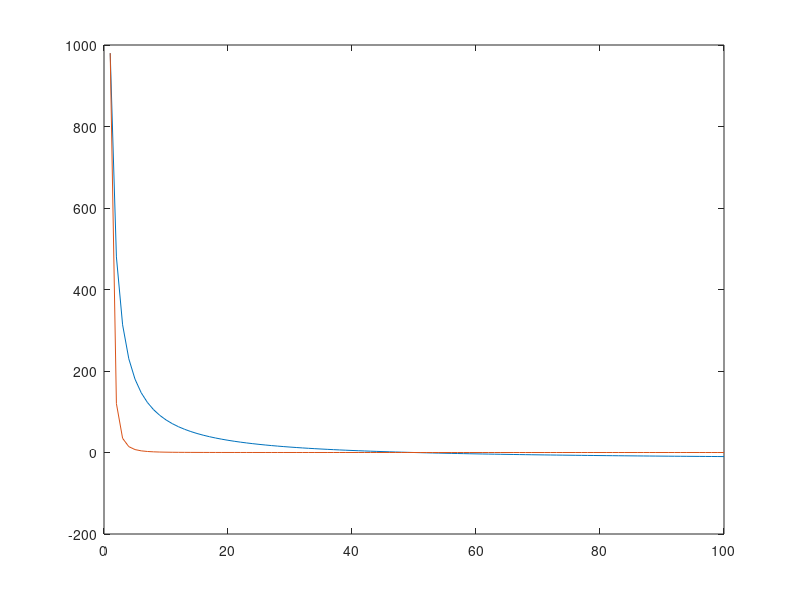

This figure's MATLAB source:
% We use these lines of code to plot the two repulsive force functions that
% we have defined in our report. This is to see the difference of forces at
% different distances from the obstacle.

x = linspace(0,100,101);

F_rep1 = 1000*((1./x) - (1/50));

F_rep2 = 1000*((1./x) - (1/50)).*(1./(x.^2));

plot(x,F_rep1);
hold on
plot(x,F_rep2);